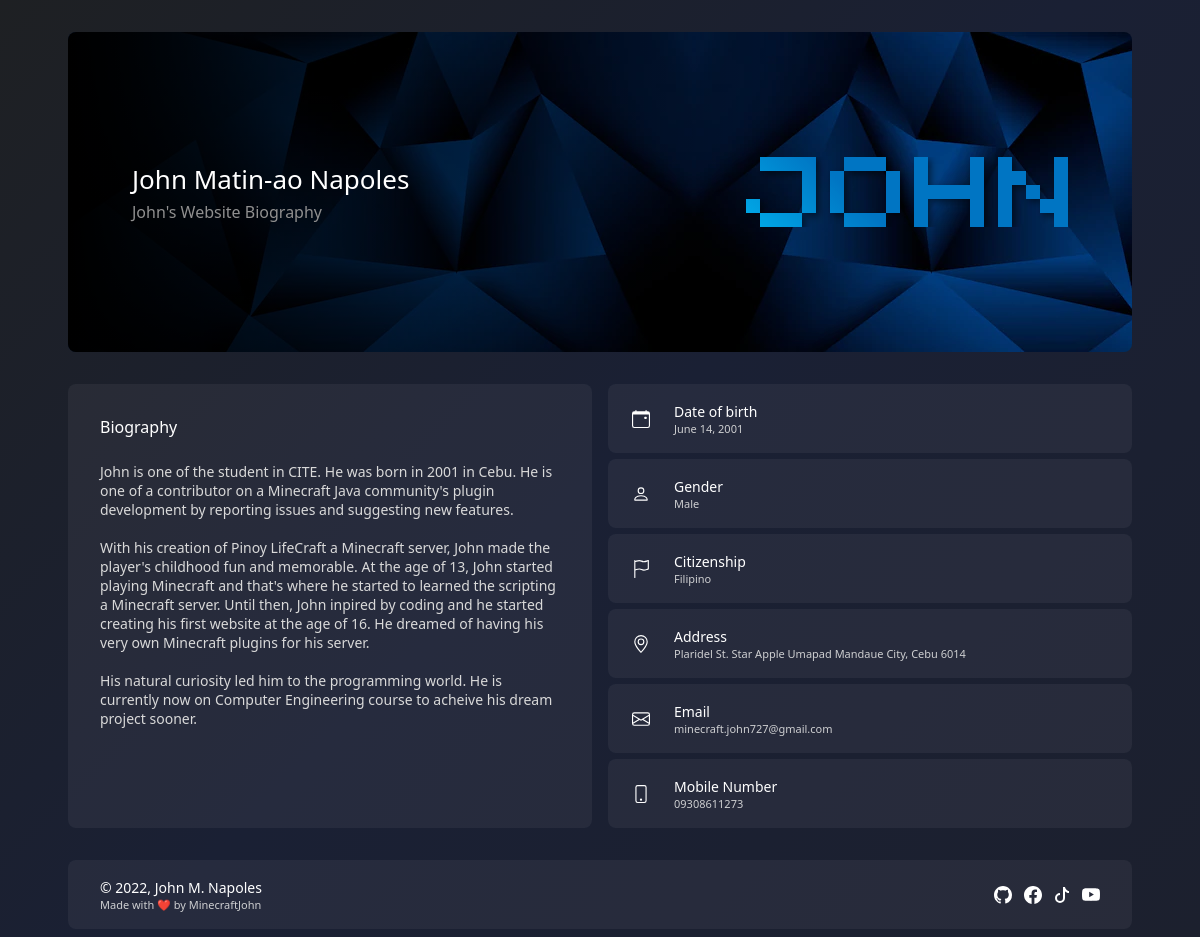
The page / on the database its author committed.
### tables this page shows
CREATE TABLE `user` (
  `id` int(11) NOT NULL,
  `fname` varchar(30) NOT NULL,
  `mname` varchar(30) NOT NULL,
  `lname` varchar(30) NOT NULL,
  `nick` varchar(30) NOT NULL,
  `birthmonth` int(2) NOT NULL,
  `birthday` int(2) NOT NULL,
  `birthyear` int(4) NOT NULL,
  `gender` int(1) NOT NULL,
  `citizenship` text NOT NULL,
  `adressstreet` text NOT NULL,
  `adressbarangay` text NOT NULL,
  `adresscity` text NOT NULL,
  `adressprovince` text NOT NULL,
  `adresszipcode` int(4) NOT NULL,
  `email` varchar(100) NOT NULL,
  `number` varchar(11) NOT NULL
);

### variables.php (called while the page is built, shortened)
<?php
    $connect = mysqli_connect("localhost", "root", "", "biography");
    $queryData = mysqli_query($connect, "SELECT * FROM user WHERE id=1");
    $getData = mysqli_fetch_assoc($queryData);
    $myFullName = array(
        "FirstName"=>$getData['fname'],
        "MiddleName"=>$getData['mname'],
        "MiddleInitial"=>$getData['mname'][0],
        "LastName"=>$getData['lname'],
        "Alias"=>$getData['nick']
    );
    switch ($getData['birthmonth']) {
        case 6:
            $getData['birthmonth'] = "June";
            break;
    }
    $myDateOfBirth = array(
        "Month"=>$getData['birthmonth'],
        "Day"=>$getData['birthday'],
        "Year"=>$getData['birthyear']
    );
    switch ($getData['gender']) {
        case 1:
            $getData['gender'] = "Male";
            break;
    }
    $myGender = $getData['gender'];
    $myCitizenship = $getData['citizenship'];
    $myAddress = array(
        "Street"=>$getData['adressstreet'],
        "Barangay"=>$getData['adressbarangay'],
        "City"=>$getData['adresscity'],
        "Province"=>$getData['adressprovince'],
        "ZIP Code"=>$getData['adresszipcode']
    );
    $myEmail = $getData['email'];
    $myMobileNumber = $getData['number'];
?>

### index.php (the view, shortened to what this page needs)
<?php include("variables.php") ?>
<!DOCTYPE html>
<html lang="en">
    <head>
        <link rel="stylesheet" href="assets/css/style.css">
    </head>
    <body>
        <div class="bodySection">
            <?php include("header.php") ?>
            <div class="pageSection">
                <div class="infoContainer">
                    <div class="infoDividerContainer infoDividerContainerLeft">
                        <p class="infoAboutMeTitle">Biography</p>
                        <p class="infoAboutMeText">
                            <?php echo $myFullName['FirstName']." is one of the student in CITE. He was born in ".$myDateOfBirth['Year']
                            ." in ".$myAddress['Province'].". He is one of a contributor on a Minecraft Java community's plugin
                            development by reporting issues and suggesting new features."; ?>
                            <br><br>
                            <?php echo "With his creation of Pinoy LifeCraft a Minecraft server, ".$myFullName['FirstName'].
                            " made the player's childhood fun and memorable. At the age of 13, ".$myFullName['FirstName'].
                            " started playing Minecraft and that's where he started to learned the scripting a Minecraft server.
                            Until then, ".$myFullName['FirstName']." inpired by coding and he started creating his first
                            website at the age of 16. He dreamed of having his very own Minecraft plugins for his server."; ?>
                            <br><br>
                            His natural curiosity led him to the programming world.
                            He is currently now on Computer Engineering course to acheive his dream project sooner.
                        </p>
                    </div>
                    <div class="infoDividerContainer infoDividerContainerRight">
                        <div class="infoBoxContainer infoBoxContainerTop">
                            <img src="assets/svg/calendar.svg" alt="Calendar">
                            <div class="infoBoxTextContainer">
                                <p class="infoBoxTextTitle">Date of birth</p>
                                <p class="infoBoxTextInfo"><?php echo $myDateOfBirth['Month']." ".$myDateOfBirth['Day'].", ".$myDateOfBirth['Year']; ?></p>
                            </div>
                        </div>
                        <div class="infoBoxContainer">
                            <img src="assets/svg/gender.svg" alt="Gender">
                            <div class="infoBoxTextContainer">
                                <p class="infoBoxTextTitle">Gender</p>
                                <p class="infoBoxTextInfo"><?php echo $myGender; ?></php>
                            </div>
                        </div>
                        <div class="infoBoxContainer">
                            <img src="assets/svg/citizenship.svg" alt="Citizenship">
                            <div class="infoBoxTextContainer">
                                <p class="infoBoxTextTitle">Citizenship</p>
                                <p class="infoBoxTextInfo"><?php echo $myCitizenship; ?></p>
                            </div>
                        </div>
                        <div class="infoBoxContainer">
                            <img src="assets/svg/address.svg" alt="Address">
                            <div class="infoBoxTextContainer">
                                <p class="infoBoxTextTitle">Address</p>
                                <p class="infoBoxTextInfo">
                                    <?php echo
                                                $myAddress['Street'].
                                                " ".
                                                $myAddress['Barangay'].
                                                " ".
                                                $myAddress['City'].
                                                " City, ".
                                                $myAddress['Province'].
                                                " ".
                                                $myAddress['ZIP Code']
                                    ; ?>
                                </p>
                            </div>
                        </div>
                        <div class="infoBoxContainer">
                            <img src="assets/svg/email.svg" alt="Email">
                            <div class="infoBoxTextContainer">
                                <p class="infoBoxTextTitle">Email</p>
                                <p class="infoBoxTextInfo"><?php echo $myEmail; ?></p>
                            </div>
                        </div>
                        <div class="infoBoxContainer">
                            <img src="assets/svg/phone.svg" alt="Phone">
                            <div class="infoBoxTextContainer">
                                <p class="infoBoxTextTitle">Mobile Number</p>
                                <p class="infoBoxTextInfo"><?php echo $myMobileNumber; ?></p>
                            </div>
                        </div>
                    </div>
                </div>
            </div>
            <?php include("footer.php") ?>
        </div>
    </body>
</html>

### header.php (shortened to what this page needs)
<div class="pageSection">
    <div class="headerContainer">
        <div class="headerProfileContainer">
        </div>
        <div class="headerNameContainer">
            <p class="headerNameFullName"><?php echo $myFullName['FirstName']." ".$myFullName['MiddleName']." ".$myFullName['LastName']; ?></p>
            <p class="headerNameSubtitle"><?php echo $myFullName['FirstName']; ?>'s Website Biography</p>
        </div>
    </div>
</div>

### footer.php
<div class="pageSection">
    <div class="footerContainer">
        <div class="footerCopyrightContainer">
            <p class="footerCopyrightTitle">© 2022, <?php echo $myFullName['FirstName']." ".$myFullName['MiddleInitial'].". ".$myFullName['LastName']; ?></p>
            <p class="footerCopyrightSubtitle">Made with ❤️ by <?php echo $myFullName['Alias']; ?></p>
        </div>
        <div class="footerMediaContainer">
            <a href="https://github.com/MinecraftJohn" target="_blank" class="footerLinks" rel="noopener noreferrer" title="Github">
                <img src="assets/svg/github.svg" alt="Github">
            </a>
            <a href="https://www.facebook.com/minecraft.john72" target="_blank" class="footerLinks" rel="noopener noreferrer" title="Facebook">
                <img src="assets/svg/facebook.svg" alt="Facebook">
            </a>
            <a href="https://www.tiktok.com/@minecraft.john727" target="_blank" class="footerLinks" rel="noopener noreferrer" title="TikTok">
                <img src="assets/svg/tiktok.svg" alt="TikTok">
            </a>
            <a href="https://www.youtube.com/channel/UCOOzbByEHjZyVmsYD_vARQQ" target="_blank" class="footerLinks" rel="noopener noreferrer" title="YouTube">
                <img src="assets/svg/youtube.svg" alt="YouTube">
            </a>
        </div>
    </div>
</div>

### assets/css/style.css (style rules this page uses)
* { padding: 0; margin: 0; box-sizing: border-box; font-family: 'Segoe UI', Tahoma, Geneva, Verdana, sans-serif; color: #fff; }
body { height: 100vh; background: rgb(30, 32, 35); background: linear-gradient(135deg, rgba(30, 32, 35, 1) 0%, rgba(26, 32, 52, 1) 50%, rgba(28, 32, 46, 1) 100%); }
.bodySection { background: rgb(30, 32, 35); background: linear-gradient(135deg, rgba(30, 32, 35, 1) 0%, rgba(26, 32, 52, 1) 50%, rgba(28, 32, 46, 1) 100%); width: 100%; }
.pageSection { width: 100%; display: flex; justify-content: center; }
.headerContainer { background-image: url(../images/polygon.png); background-color: rgba(255, 255, 255, 0.04); width: 1064px; max-width: 95%; height: 320px; border-radius: 8px; margin: 32px 0 0 0; overflow: hidden; position: relative; }
.headerProfileContainer { background: rgb(30, 32, 35); background: linear-gradient(90deg, rgba(0, 0, 0, 1) 0%, rgba(255, 255, 255, 0) 75%); width: 100%; height: 100%; position: absolute; left: 0; top: 0; }
.headerLogo { position: absolute; right: 64px; top: 50%; transform: translateY(-50%) scale(1); transition: transform .3s cubic-bezier(0.22, 0.61, 0.36, 1); }
.headerNameContainer { position: absolute; left: 0; top: 0; width: 65%; height: 100%; display: flex; flex-direction: column; justify-content: center; padding-left: 64px; }
.headerNameFullName { font-size: 26px; font-weight: 500; }
.headerNameSubtitle { margin-top: 4px; color: #909090; font-weight: 500; }
.infoContainer { width: 1064px; max-width: 95%; margin: 32px 0 0 0; display: flex; }
.infoDividerContainer { width: 100%; margin: 0 8px 0 0; }
.infoDividerContainerLeft { background-color: rgba(255, 255, 255, 0.05); border-radius: 8px; }
.infoDividerContainerRight { margin: 0 0 0 8px !important; }
.infoBoxContainer { background-color: rgba(255, 255, 255, 0.05); width: 100%; height: 69px; padding: 0 24px; border-radius: 8px; display: flex; align-items: center; margin: 6px 0 0 0; }
.infoBoxContainerTop { margin: 0 !important; }
.infoBoxTextTitle { font-size: 14px; margin-left: 24px; }
.infoBoxTextInfo { font-size: 11px; margin-left: 24px; color: #CECFD1; }
.infoAboutMeTitle { font-weight: 500; margin: 32px 24px 0 32px; }
.infoAboutMeText { font-size: 14px; margin: 24px 32px 32px 32px; color: #d9d9d9; }
.footerContainer { background-color: rgba(255, 255, 255, 0.05); width: 1064px; max-width: 95%; height: 69px; margin: 32px 0 8px 0; border-radius: 8px; display: flex; }
.footerCopyrightContainer { height: 100%; width: 100%; display: flex; flex-direction: column; justify-content: center; }
.footerCopyrightTitle { font-size: 14px; margin-left: 32px; }
.footerCopyrightSubtitle { font-size: 11px; color: #CECFD1; margin-left: 32px; }
.footerMediaContainer { height: 100%; width: 100%; margin-right: 32px; display: flex; justify-content: flex-end; align-items: center; gap: 12px; }
.footerLinks { display: flex; }

### rows shown on the page
user: fname "John", mname "Matin-ao", lname "Napoles", birthyear "2001", adressprovince "Cebu", birthday+birthyear "June", birthday "14", citizenship "Filipino", adressstreet "Plaridel St. Star Apple", adressbarangay "Umapad", adresscity "Mandaue", adresszipcode "6014", email "minecraft.john727@gmail.com", number "09308611273", nick "MinecraftJohn"

### other values the page prints
$myGender "Male"
$myFullName['MiddleInitial'] "M"
